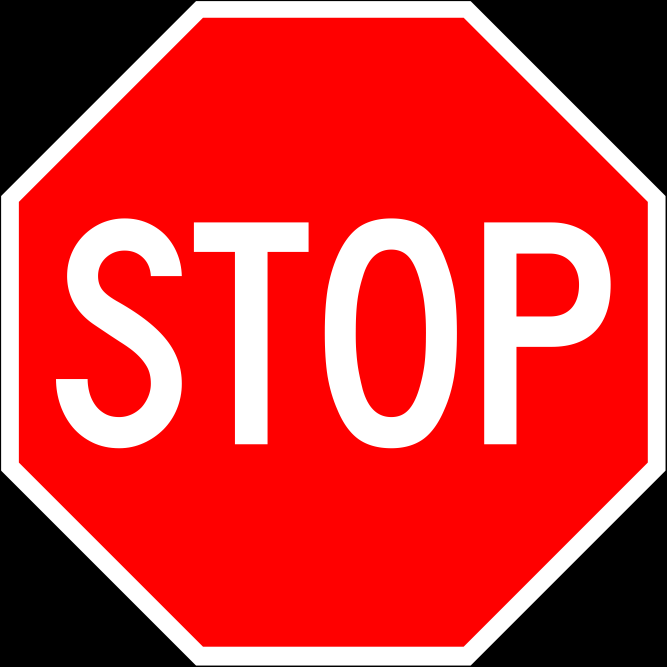
#> input picture stop.png, 2000 x 2000 px (shown at 1/3 size)
$ python road_sign.py --image stop.png
#> lines starting #> are read from the running program, lines starting #| are printed output that depends on the picture; after the words box and inside, x2 and y2 are one past the last pixel; in counts of white or black regions, pixels touching at a corner belong together
### core.py
def core(image_path, plot, color, seconds= .5):
#> called with image_path = 'stop.png'
    import cv2
    import numpy as np
    import time
    from helping import sliding_window, mean_squared_error

    image = cv2.imread(image_path)
#> image is the input picture: shape (2000, 2000, 3); mean B, G, R 51.9, 51.9, 209.7
    #due to cv2 not raise path error and return None
    #i will raise it manually
    try:
        image.shape
    except:
        raise ValueError("can't open the image in the given path please verify that you wrote python3 road_sign.py -i correct_image_path")
    stop = cv2.imread('stop.png')
    winH, winW = image.shape[:2]
#> winH = 2000; winW = 2000
    #cv2.imshow("stop sign", stop)
    winH = int(winH / 5)
#> winH = 400
    winW = int(winW/ 5)
#> winW = 400
    x, y = 0, 0
    #print(stop.shape)
    stop = cv2.resize(stop, (winW, winH))
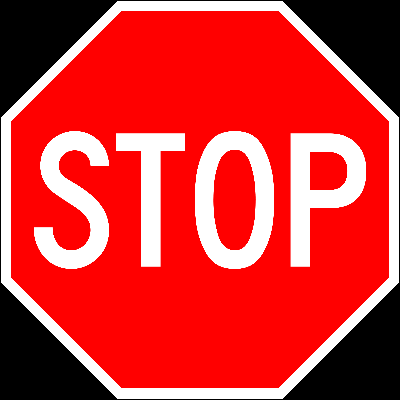
#> stop: shape (400, 400, 3); mean B, G, R 51.3, 51.3, 209.2
    #print(stop.shape)

    (x, y, window) = next(iter(sliding_window(image, winH, winW, (winW, winH))))
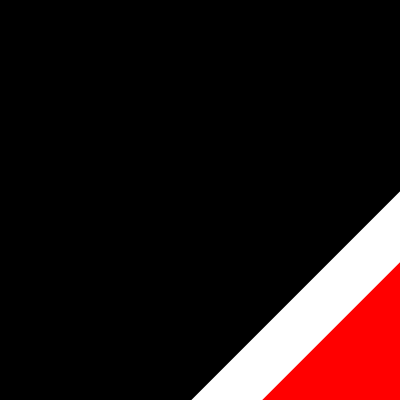
#> window: shape (400, 400, 3); mean B, G, R 19.6, 19.6, 34.7
#> x = 0; y = 0

    reserved_error = mean_squared_error(stop, window)
#> in mean_squared_error, `error = np.sum((img1.astype("float") - img2.astype("float"))**2)`: error = 1.34e+10
#> in mean_squared_error, `error = error / (img1.shape[0]*img1.shape[1]*img1.shape[2])`: error = 27963.8
#> reserved_error = 27963.8
    if(color == 'red'):
        color = (0, 0, 255)
    elif(color == 'green'):
        color = (0, 255, 0)
    else:
        color = (255, 0, 0)


    for (x, y, window) in sliding_window(image, winH, winW, (winW, winH)):
       #here to prevent window from having size less thang winw
        #as mean_square_error will raise an error
        if window.shape[0] != winH or window.shape[1] != winW:
            continue
        error = mean_squared_error(stop, window)
        if(reserved_error >= error):
            reserved_error = error
            x_cord, y_cord = x, y
            #print(x_cord, y_cord)
            #print(reserved_error)
     #the following line will plot rectangle
            #the following line should be deleted
        if(plot == 'rect'):
            clone = image.copy()
            cv2.rectangle(clone, (x, y), (x+window.shape[0], y+window.shape[1]),
               color, 3)
     #the following line will plot the two images
        elif(plot == 'stop'):
            clone = image.copy()
            try:
                clone[x: x+window.shape[0], y:y+window.shape[1]] = stop
            except:
                continue
        elif(plot == None):
            continue
        else:
            raise ValueError("please write in plot 'rect' or 'stop' not %s" %plot)
        cv2.imshow("clone", clone)
        cv2.waitKey(1)
        time.sleep(seconds)
#> this loop made 25 passes
#> (x, y, error, reserved_error, x_cord, y_cord) on passes 1, 2, 3, 18: (0, 0, 27963.8, 27963.8, 0, 0), (400, 0, 17239.4, 17239.4, 400, 0), (800, 0, 16482.7, 16482.7, 800, 0), (800, 1200, 16099.4, 16099.4, 800, 1200)
#> (x, y, error) on passes 4 to 9: (1200, 0, 17087.6), (1600, 0, 27616.6), (0, 400, 20542.5), (400, 400, 20584.8), (800, 400, 18413.1), (1200, 400, 18615.3)
#> after the loop, reserved_error = 16099.4; x_cord = 800; y_cord = 1200

    cv2.rectangle(image, (x_cord, y_cord), (x_cord+winH, y_cord+winW), color, 3)
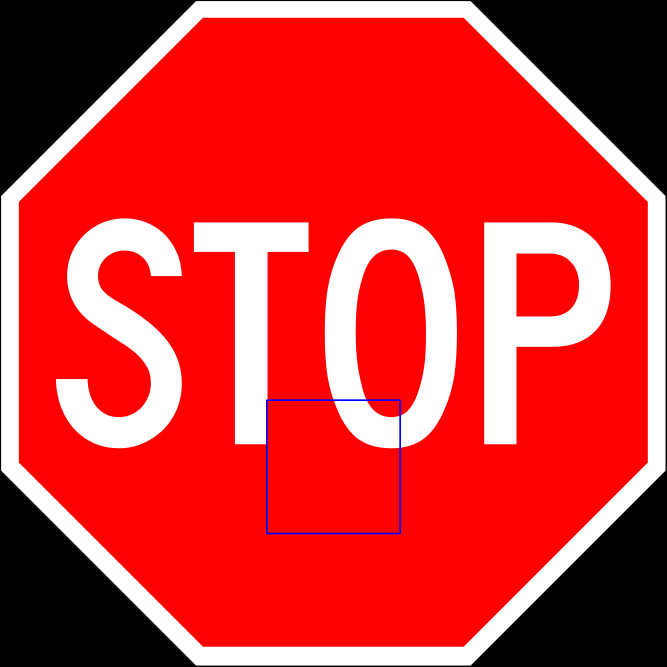
#> image: shape (2000, 2000, 3) (shown at 1/3 size); 0.2% of pixels changed, all inside (x1, y1, x2, y2) = (798, 1198, 1203, 1603)
    cv2.imshow("image", image)
    cv2.waitKey(0)
    cv2.destroyAllWindows()

### helping.py
import numpy as np
import cv2

def sliding_window(image, y_step, x_step, windowSize):
    for y in range(0, image.shape[0], y_step):
        for x in range(0, image.shape[1], x_step):
            yield (x, y, image[y: y + windowSize[1] ,
                            x: x + windowSize[0]])

def mean_squared_error(img1, img2):
    if(img1.shape != img2.shape):
        raise ValueError("images should be the same shape, but given {}, {}".\
                format(img1.shape, img2.shape))
    error = np.sum((img1.astype("float") - img2.astype("float"))**2)
    error = error / (img1.shape[0]*img1.shape[1]*img1.shape[2])
    return error
#return np.abs(error)

### road_sign.py
import argparse
from core import core

parser = argparse.ArgumentParser()
parser.add_argument('-i', '--image', help = 'specify the path for the image')
parser.add_argument('-p', '--plot', help = 'specify if you want to see kernel move over image, support "rect", "stop", "None" [default None]')
parser.add_argument('-c', '--color', help = 'specify which color you want to seethe kernel or output image in, support "red", "green", "blue", [default red]')
parser.add_argument('-s', '--seconds', help = 'specify the time to display windows, [defualt .5 second]', type = float)

args = parser.parse_args()
core(args.image, args.plot, args.color, args.seconds)
